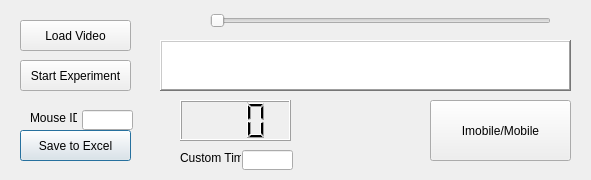
<?xml version="1.0" encoding="UTF-8"?>
<ui version="4.0">
 <class>Dialog</class>
 <widget class="QDialog" name="Dialog">
  <property name="geometry">
   <rect>
    <x>0</x>
    <y>0</y>
    <width>591</width>
    <height>180</height>
   </rect>
  </property>
  <property name="windowTitle">
   <string>Dialog</string>
  </property>
  <property name="startTime" stdset="0">
   <number>0</number>
  </property>
  <widget class="QPushButton" name="startExperBut">
   <property name="geometry">
    <rect>
     <x>20</x>
     <y>60</y>
     <width>111</width>
     <height>31</height>
    </rect>
   </property>
   <property name="text">
    <string>Start Experiment</string>
   </property>
   <property name="autoDefault">
    <bool>false</bool>
   </property>
  </widget>
  <widget class="QPushButton" name="stateButton">
   <property name="geometry">
    <rect>
     <x>430</x>
     <y>100</y>
     <width>141</width>
     <height>61</height>
    </rect>
   </property>
   <property name="text">
    <string>Imobile/Mobile</string>
   </property>
   <property name="shortcut">
    <string comment="m">M</string>
   </property>
   <property name="autoDefault">
    <bool>false</bool>
   </property>
  </widget>
  <widget class="QLabel" name="stateLabel">
   <property name="geometry">
    <rect>
     <x>300</x>
     <y>110</y>
     <width>121</width>
     <height>31</height>
    </rect>
   </property>
   <property name="text">
    <string/>
   </property>
   <property name="scaledContents">
    <bool>true</bool>
   </property>
   <property name="alignment">
    <set>Qt::AlignCenter</set>
   </property>
   <property name="mobilityState" stdset="0">
    <string>Mobile</string>
   </property>
  </widget>
  <widget class="QLCDNumber" name="lcdNumber">
   <property name="geometry">
    <rect>
     <x>180</x>
     <y>100</y>
     <width>111</width>
     <height>41</height>
    </rect>
   </property>
   <property name="inputMethodHints">
    <set>Qt::ImhNone</set>
   </property>
   <property name="smallDecimalPoint">
    <bool>false</bool>
   </property>
   <property name="digitCount">
    <number>3</number>
   </property>
   <property name="value" stdset="0">
    <double>0.000000000000000</double>
   </property>
   <property name="intValue" stdset="0">
    <number>0</number>
   </property>
  </widget>
  <widget class="QPushButton" name="loadButton">
   <property name="geometry">
    <rect>
     <x>20</x>
     <y>20</y>
     <width>111</width>
     <height>31</height>
    </rect>
   </property>
   <property name="text">
    <string>Load Video</string>
   </property>
   <property name="autoDefault">
    <bool>false</bool>
   </property>
   <property name="default">
    <bool>false</bool>
   </property>
  </widget>
  <widget class="QSlider" name="horizontalSlider">
   <property name="geometry">
    <rect>
     <x>210</x>
     <y>10</y>
     <width>341</width>
     <height>22</height>
    </rect>
   </property>
   <property name="orientation">
    <enum>Qt::Horizontal</enum>
   </property>
  </widget>
  <widget class="PlotWidget" name="graphicsView">
   <property name="geometry">
    <rect>
     <x>160</x>
     <y>40</y>
     <width>411</width>
     <height>51</height>
    </rect>
   </property>
   <property name="autoFillBackground">
    <bool>true</bool>
   </property>
   <property name="inputMethodHints">
    <set>Qt::ImhNone</set>
   </property>
   <property name="frameShape">
    <enum>QFrame::WinPanel</enum>
   </property>
   <property name="frameShadow">
    <enum>QFrame::Raised</enum>
   </property>
  </widget>
  <widget class="QLineEdit" name="lineEdit">
   <property name="geometry">
    <rect>
     <x>242</x>
     <y>150</y>
     <width>51</width>
     <height>20</height>
    </rect>
   </property>
   <property name="toolTip">
    <string>Enter custom experiemtn length</string>
   </property>
  </widget>
  <widget class="QPushButton" name="saveButton">
   <property name="geometry">
    <rect>
     <x>20</x>
     <y>130</y>
     <width>111</width>
     <height>31</height>
    </rect>
   </property>
   <property name="text">
    <string>Save to Excel</string>
   </property>
   <property name="default">
    <bool>true</bool>
   </property>
  </widget>
  <widget class="QLabel" name="label">
   <property name="geometry">
    <rect>
     <x>180</x>
     <y>150</y>
     <width>61</width>
     <height>16</height>
    </rect>
   </property>
   <property name="text">
    <string>Custom Time</string>
   </property>
  </widget>
  <widget class="QLineEdit" name="lineEditMouse">
   <property name="geometry">
    <rect>
     <x>82</x>
     <y>110</y>
     <width>51</width>
     <height>20</height>
    </rect>
   </property>
  </widget>
  <widget class="QLabel" name="label_2">
   <property name="geometry">
    <rect>
     <x>30</x>
     <y>110</y>
     <width>47</width>
     <height>16</height>
    </rect>
   </property>
   <property name="text">
    <string>Mouse ID</string>
   </property>
  </widget>
 </widget>
 <customwidgets>
  <customwidget>
   <class>PlotWidget</class>
   <extends>QGraphicsView</extends>
   <header>pyqtgraph.h</header>
  </customwidget>
 </customwidgets>
 <resources/>
 <connections/>
</ui>
